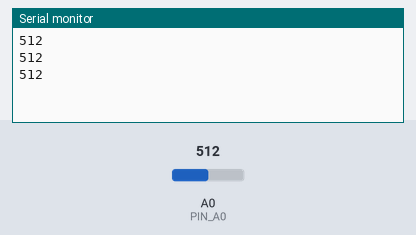
A sketch run on a simulated Arduino Uno, built with avr-gcc and run on an emulated ATmega328P. Parts: the last lines printed to the serial monitor. The inputs (shaded band) are chosen by the test bench; at power-on: A0 (PIN_A0) = 512.

Above: at 1.3 s.
1.4 s: A0 (PIN_A0) set to 716
At 1.9 s:
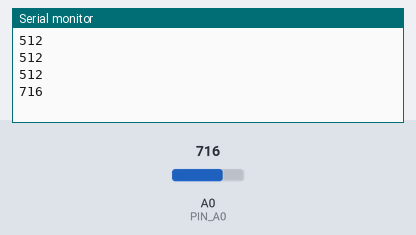
2.9 s: A0 (PIN_A0) set to 900
At 3.4 s:
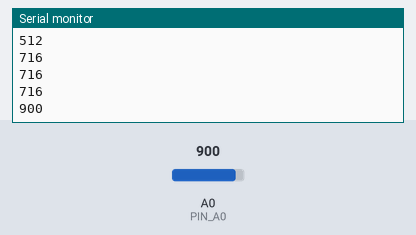
Timing chart, 0 to 5.9 s (numbered marks = the images above; inputs shaded):
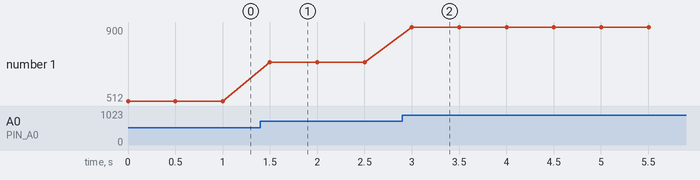

The sketch:

app.ino
```cpp
#define PIN_A0 A0

void setup() {
	Serial.begin(9600);
}

void loop() {
  int LDR = analogRead(PIN_A0);
  Serial.println(LDR);
  delay(500);
}
```

Measured:
- after the input at 1.4 s, the serial monitor: prints a new line after 0.10 s (image 1)
- after the input at 2.9 s, the serial monitor: prints a new line after 0.10 s (image 2)
- plotted number 1: 512 → 716 after the input at 1.4 s, 716 → 900 after the input at 2.9 s
